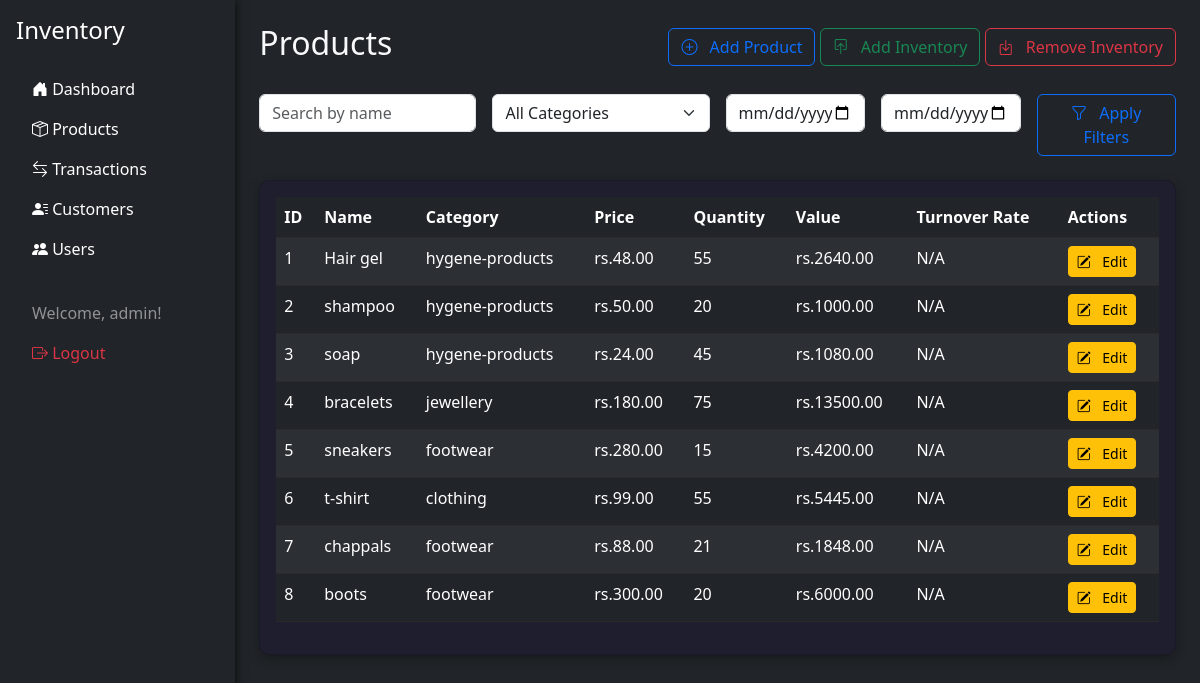
The page /products (signed in) on the database its author committed.
### app.py (models this page shows)
class Product(db.Model):
    id = db.Column(db.Integer, primary_key=True)
    name = db.Column(db.String(100), nullable=False)
    description = db.Column(db.Text)
    category = db.Column(db.String(50))
    price = db.Column(db.Float, nullable=False)
    quantity = db.Column(db.Integer, default=0)
    created_at = db.Column(db.DateTime, default=datetime.utcnow)
    updated_at = db.Column(db.DateTime, onupdate=datetime.utcnow)

### app.py (the view, shortened to what this page needs)
@app.route('/products')
@login_required
def products():
    search_query = request.args.get('search', '')
    category_filter = request.args.get('category', '')
    start_date = request.args.get('start_date')
    end_date = request.args.get('end_date')
    query = Product.query
    if search_query:
        query = query.filter(Product.name.ilike(f"%{search_query}%"))
    if category_filter:
        query = query.filter_by(category=category_filter)
    products = query.all()
    categories = db.session.query(Product.category).distinct().all()
    turnover_data = {}
    return render_template(
        'products.html',
        products=products,
        categories=categories,
        turnover_data=turnover_data,
        start_date=start_date,
        end_date=end_date
    )

### app.py (called while the page is built)
def login_required(f):
    @wraps(f)
    def decorated_function(*args, **kwargs):
        if 'user_id' not in session:
            flash('Please log in to access this page', 'danger')
            return redirect(url_for('login'))
        return f(*args, **kwargs)
    return decorated_function

### templates/products.html (shortened to what this page needs)
{% extends 'base.html' %}
{% block content %}
<div class="d-flex justify-content-between align-items-center mb-4">
    <h2 class="text-light">Products</h2>
    <div>
        <a href="{{ url_for('add_product') }}" class="btn btn-outline-primary">
            <i class="bi bi-plus-circle me-2"></i> Add Product
        </a>
        <a href="{{ url_for('add_inventory') }}" class="btn btn-outline-success">
            <i class="bi bi-box-arrow-in-up me-2"></i> Add Inventory
        </a>
        <a href="{{ url_for('remove_inventory') }}" class="btn btn-outline-danger">
            <i class="bi bi-box-arrow-in-down me-2"></i> Remove Inventory
        </a>
    </div>
</div>
<form method="get" class="row g-3 mb-4">
    <div class="col-md-3">
        <input type="text" name="search" class="form-control" placeholder="Search by name"
               value="{{ request.args.get('search', '') }}">
    </div>
    <div class="col-md-3">
        <select name="category" class="form-select">
            <option value="">All Categories</option>
        </select>
    </div>
    <div class="col-md-2">
        <input type="date" name="start_date" class="form-control" value="{{ start_date }}">
    </div>
    <div class="col-md-2">
        <input type="date" name="end_date" class="form-control" value="{{ end_date }}">
    </div>
    <div class="col-md-2">
        <button type="submit" class="btn btn-outline-primary w-100">
            <i class="bi bi-funnel me-2"></i> Apply Filters
        </button>
    </div>
</form>
<div class="card bg-dark text-white">
    <div class="card-body">
        <table class="table table-striped table-dark table-hover">
            <thead>
                <tr>
                    <th>ID</th>
                    <th>Name</th>
                    <th>Category</th>
                    <th>Price</th>
                    <th>Quantity</th>
                    <th>Value</th>
                    <th>Turnover Rate</th>
                    <th>Actions</th>
                </tr>
            </thead>
            <tbody>
                {% for product in products %}
                <tr>
                    <td>{{ product.id }}</td>
                    <td>{{ product.name }}</td>
                    <td>{{ product.category }}</td>
                    <td>rs.{{ "%.2f"|format(product.price) }}</td>
                    <td>{{ product.quantity }}</td>
                    <td>rs.{{ "%.2f"|format(product.price * product.quantity) }}</td>
                    <td>
                        {% if turnover_data and product.id in turnover_data %}
                            {{ turnover_data[product.id] }}
                        {% else %}
                            N/A
                        {% endif %}
                    </td>
                    <td>
                        <a href="{{ url_for('edit_product', id=product.id) }}" class="btn btn-sm btn-warning">
                            <i class="bi bi-pencil-square me-2"></i> Edit
                        </a>
                    </td>
                </tr>
                {% endfor %}
            </tbody>
        </table>
    </div>
</div>
{% endblock %}

### templates/base.html (shortened to what this page needs)
<!DOCTYPE html>
<html lang="en">
<head>
    <link href="https://cdn.jsdelivr.net/npm/bootstrap@5.3.2/dist/css/bootstrap.min.css" rel="stylesheet">
    <link href="https://cdn.jsdelivr.net/npm/bootstrap-icons@1.10.5/font/bootstrap-icons.css" rel="stylesheet">
</head>
<body class="bg-dark text-white">
<div class="d-flex" style="height: 100vh; overflow: hidden;">
    {% if session.get('username') %}
    <div class="bg-dark p-3" style="width: 250px; min-height: 100vh; backdrop-filter: blur(10px); box-shadow: 0 0 10px rgba(0,0,0,0.8);">
        <h4 class="text-white mb-4">Inventory</h4>
        <ul class="nav flex-column">
            <li class="nav-item">
                <a class="nav-link text-white" href="{{ url_for('dashboard') }}"><i class="bi bi-house-door-fill"></i> Dashboard</a>
            </li>
            <li class="nav-item">
                <a class="nav-link text-white" href="{{ url_for('products') }}"><i class="bi bi-box-seam"></i> Products</a>
            </li>
            <li class="nav-item">
                <a class="nav-link text-white" href="{{ url_for('transactions') }}"><i class="bi bi-arrow-left-right"></i> Transactions</a>
            </li>
            <li class="nav-item">
                <a class="nav-link text-white" href="{{ url_for('customers') }}"><i class="bi bi-person-lines-fill"></i> Customers</a>
            </li>
            {% if session.get('is_admin') %}
            <li class="nav-item">
                <a class="nav-link text-white" href="{{ url_for('users') }}"><i class="bi bi-people-fill"></i> Users</a>
            </li>
            {% endif %}
            <li class="nav-item mt-4">
                <span class="nav-link disabled text-white-50">Welcome, {{ session.username }}!</span>
            </li>
            <li class="nav-item">
                <a class="nav-link text-danger" href="{{ url_for('logout') }}"><i class="bi bi-box-arrow-right"></i> Logout</a>
            </li>
        </ul>
    </div>
    {% endif %}
    <div class="flex-grow-1 p-4" style="overflow-y: auto;">
        {% block content %}{% endblock %}
    </div>
</div>
</body>
</html>

### templates/base.html (style rules this page uses)
body { background-image: url('https://bizom.com/wp-content/uploads/2023/04/Unlocking-the-Benefits-of-Inventory-Management-Software-blog-banner-image.jpg'); background-size: cover; background-position: center; background-repeat: no-repeat; background-attachment: fixed; }
.card { background-color: #1e1e2f !important; color: #fff !important; border-radius: 10px; box-shadow: 0 4px 12px rgba(0, 0, 0, 0.3); }
.table { color: #fff; background-color: rgba(255, 255, 255, 0.02); }
.table thead { background-color: rgba(255, 255, 255, 0.05); color: #ddd; }
.table th, .table td { border-color: #444; }
.table-striped tbody tr:nth-of-type(odd) { background-color: rgba(255, 255, 255, 0.03); }
.table-dark { background-color: #1e1e1e; color: #f8f9fa; }
.table-dark th, .table-dark td { border-color: #2a2a2a; }
.table-dark tbody tr:nth-of-type(odd) { background-color: #2a2a2a; }
.nav-link { transition: all 0.2s ease; }

### rows shown on the page
Product: id "1", name "Hair gel", category "hygene-products", price "48.00", quantity "55", product.price*product.quantity "2640.00"
Product: id "2", name "shampoo", category "hygene-products", price "50.00", quantity "20", product.price*product.quantity "1000.00"
Product: id "3", name "soap", category "hygene-products", price "24.00", quantity "45", product.price*product.quantity "1080.00"
Product: id "4", name "bracelets", category "jewellery", price "180.00", quantity "75", product.price*product.quantity "13500.00"
Product: id "5", name "sneakers", category "footwear", price "280.00", quantity "15", product.price*product.quantity "4200.00"
Product: id "6", name "t-shirt", category "clothing", price "99.00", quantity "55", product.price*product.quantity "5445.00"
Product: id "7", name "chappals", category "footwear", price "88.00", quantity "21", product.price*product.quantity "1848.00"
Product: id "8", name "boots", category "footwear", price "300.00", quantity "20", product.price*product.quantity "6000.00"

### other values the page prints
{{ session.username }} "admin"
